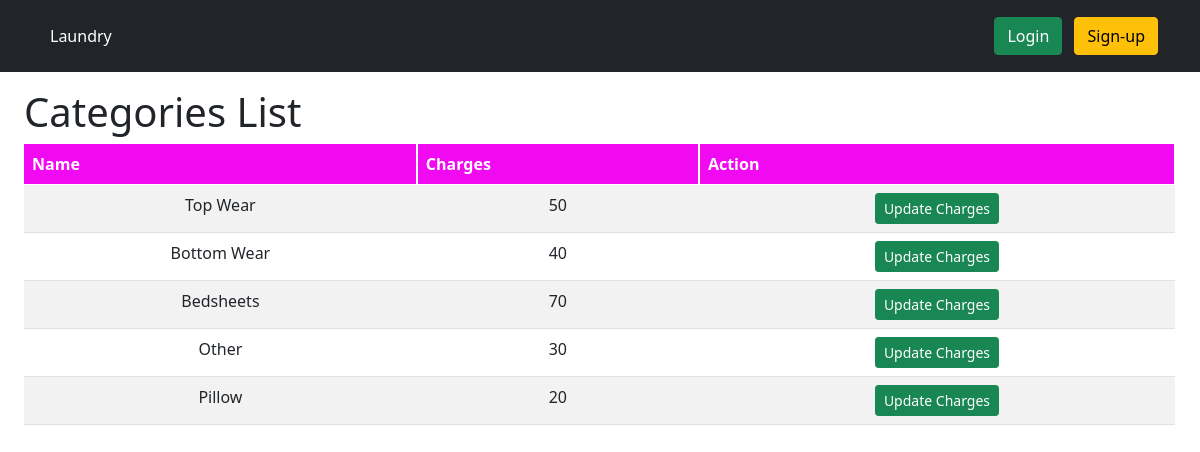
/categories.php, run on the app's committed database.
### tables this page shows
CREATE TABLE `categories` (
  `id` int(11) NOT NULL,
  `name` text NOT NULL,
  `charges` int(11) NOT NULL
);

### categories.php (the view)
<?php include 'inc/header.php';
$query = "SELECT * FROM categories";
$categories = null;
$result = mysqli_query($conn, $query);
while ($row = mysqli_fetch_assoc($result)) {
    $categories[] = $row;
}
?>
<div class="mx-4">
    <h1>Categories List</h1>
    <table class="table table-striped">
        <thead>
            <tr>
                <th>Name</th>
                <th>Charges</th>
                <th>Action</th>
            </tr>
        </thead>
        <tbody>
            <?php if (!is_null($categories)) {
                foreach ($categories as $category) { ?>
                    <tr>
                        <td><?= $category['name'] ?></td>
                        <td><?= $category['charges'] ?></td>
                        <td>
                            <a href="updateCategory.php?id=<?= $category['id'] ?>" class="btn btn-success btn-sm">Update Charges</a>
                        </td>
                    </tr>
                <?php } ?>
            <?php } else { ?>
                <tr>
                    <td colspan="10" class="text-center">No Record </td>
                </tr>
            <?php } ?>
        </tbody>
    </table>
</div>
<?php include 'inc/footer.php'; ?>

### public/css/style.css (style rules this page uses)
th { background-color: rgb(241, 10, 241) !important; color: white; border-right: 2px solid white; }
td { text-align: center; }

### data on the page
categories: name "Top Wear", charges "50"
categories: name "Bottom Wear", charges "40"
categories: name "Bedsheets", charges "70"
categories: name "Other", charges "30"
categories: name "Pillow", charges "20"
